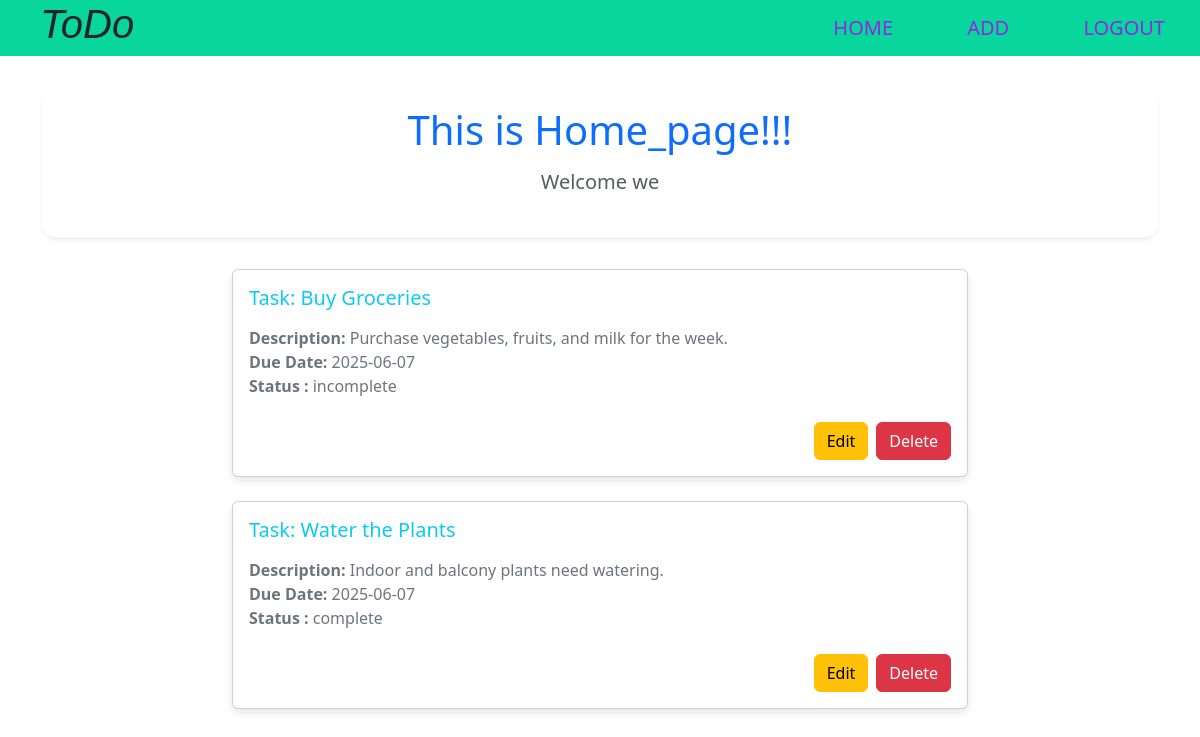
Page /base/home (signed in) on the committed database.
### base/models.py (models this page shows)
class TaskModel(models.Model):
    Title=models.CharField(max_length=100)
    Description=models.CharField(max_length=100)
    Due_date=models.CharField(default=date.today)
    priority=models.IntegerField(default=0)
    Status=models.CharField(default='incomplete')

### base/views.py (the view)
# urls.py: path('home',views.home,name='home'),
def home(request):
    if request.method=='GET':
        all=TaskModel.objects.all()
    return render(request,'home.html',{'all':all})

### base/templates/home.html (shortened to what this page needs)
<!DOCTYPE html>
<html lang="en">
<head>
    <link href="https://cdn.jsdelivr.net/npm/bootstrap@5.3.3/dist/css/bootstrap.min.css" rel="stylesheet" xintegrity="sha384-QWTKZyjpPEjISv5WaRU9OFeRpok6YctnYmDr5pNlyT2bRjXh0JMhjY6hW+ALEwIH">
</head>
<body>
{% extends 'main.html' %}
{% block content %}
    <div class="container">
        <div class="header-section text-center">
            <h1 class="mb-3 text-primary">This is Home_page!!!</h1>
            <h2 class="lead text-muted mb-4"><b>Welcome {{request.user}}</b></h2>
        </div>
        <div class="row justify-content-center">
            <div class="col-12 col-md-10 col-lg-8">
                {% for i in all %}
                <div class="card mb-4">
                    <div class="card-body">
                        <h5 class="card-title text-info mb-3">Task: {{i.Title}}</h5>
                        <p class="card-text text-secondary">
                            <strong>Description:</strong> {{i.Description}}
                            <br><strong>Due Date:</strong> {{i.Due_date}}
                            <br><strong>Status :</strong> {{i.Status}}
                        </p>
                        <div class="d-flex justify-content-end mt-4">
                            <a href="{% url 'edit' i.id%}" class="btn btn-warning me-2">Edit</a>
                            <a href="{% url 'delete' i.id%}" class="btn btn-danger">Delete</a>
                        </div>
                    </div>
                </div>
                {% empty %}
                <div class="alert alert-info text-center" role="alert">
                    No tasks found. Add some tasks to get started!
                </div>
                {% endfor %}
            </div>
        </div>
    </div>
    {% endblock %}

### base/templates/home.html (style rules this page uses)
body { font-family: 'Inter', sans-serif; background-color: #f8f9fa; }
.container { margin-top: 30px; margin-bottom: 30px; }
.card { border-radius: 15px; box-shadow: 0 4px 8px rgba(0, 0, 0, 0.1); transition: transform 0.2s ease-in-out; }
.btn { border-radius: 8px; }
h1, h2, h3, h4, h5, h6 { font-weight: 600; }
.header-section { background-color: #ffffff; padding: 20px; border-bottom: 1px solid #e9ecef; margin-bottom: 30px; border-radius: 15px; box-shadow: 0 2px 4px rgba(0, 0, 0, 0.05); }

### rows in the picture
TaskModel: Title "Buy Groceries", Description "Purchase vegetables, fruits, and milk for the week.", Due_date "2025-06-07", Status "incomplete"
TaskModel: Title "Water the Plants", Description "Indoor and balcony plants need watering.", Due_date "2025-06-07", Status "complete"

### other values in the picture
{{ request.user }} "we"
